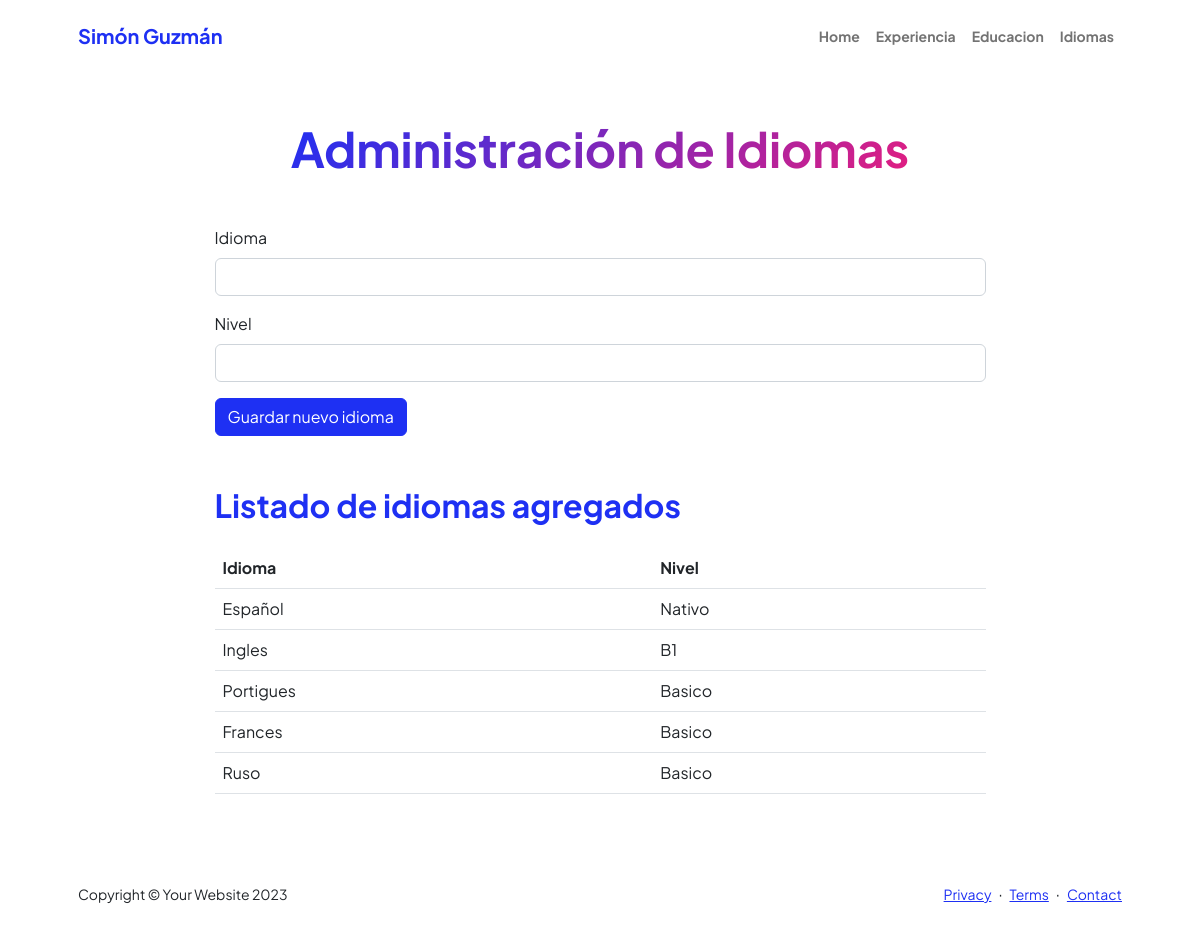
Screenshot of /AppCurriculum/idiomas with the database file from the repository.
### AppCurriculum/models.py (models this page shows, shortened)
class Idiomas(models.Model):
    idioma = models.CharField(max_length=50)
    nivel = models.CharField(max_length=20)

### AppCurriculum/views.py (the view)
# urls.py: path('idiomas',views.idiomas,name="Idiomas"),
def idiomas(request):
    idiomas = Idiomas.objects.all()
    if request.method == 'POST':
        miFormulario = IdiomaFormulario(request.POST)
        if miFormulario.is_valid():
            informacion = miFormulario.cleaned_data
            exp = Idiomas(idioma=informacion['idioma'],nivel=informacion['nivel'])
            exp.save()
            miFormulario = IdiomaFormulario()
            return render(request,"AppCurriculum/idiomas.html",{"idiomas":idiomas,"miFormulario":miFormulario,"resp":"Datos guardados Correctamente"})
    else:
        miFormulario = IdiomaFormulario()
    return render(request,"AppCurriculum/idiomas.html",{"idiomas":idiomas,"miFormulario":miFormulario})

### AppCurriculum/forms.py
class IdiomaFormulario(forms.Form):
    idioma = forms.CharField(label='Idioma', max_length=100,widget=forms.TextInput(attrs={'class': 'form-control'}))
    nivel = forms.CharField(label='Nivel', max_length=100,widget=forms.TextInput(attrs={'class': 'form-control'}))
    def __init__(self, *args, **kwargs):
        super().__init__(*args, **kwargs)
        self.helper = FormHelper(self)
        self.helper.layout = Layout(
            'idioma',
            'nivel',
            Submit('submit', 'Guardar', css_class='btn btn-primary')
        )

### AppCurriculum/templates/AppCurriculum/idiomas.html (shortened to what this page needs)
{% extends "AppCurriculum/template.html" %}
{% load static %}
{% block datosDinamicos %}
<div class="container px-5 my-5">
    <div class="text-center mb-5">
        <h1 class="display-5 fw-bolder mb-0"><span class="text-gradient d-inline">Administración de Idiomas</span></h1>
    </div>
    <div class="row gx-5 justify-content-center">
        <div class="col-lg-11 col-xl-9 col-xxl-8">
              <section style="margin-bottom: 50px;">
              <form action="" method="POST" class="mb-3">{% csrf_token %}
                <div class="mb-3">
                  <label for="{{ miFormulario.idioma.id_for_label }}" class="form-label">{{ miFormulario.idioma.label }}</label>
                  {{ miFormulario.idioma }}
              </div>
              <div class="mb-3">
                  <label for="{{ miFormulario.nivel.id_for_label }}" class="form-label">{{ miFormulario.nivel.label }}</label>
                  {{ miFormulario.nivel }}
              </div>
              <div class="mb-3">
                <input class="btn btn-primary" type="submit" value="Guardar nuevo idioma">
              </div>
              </form>
            </section>
            <section>
                <table class="table caption-top">
                    <div class="d-flex align-items-center justify-content-between mb-4">
                        <h2 class="text-primary fw-bolder mb-0">Listado de idiomas agregados</h2>
                    </div>
                    <thead>
                      <tr>
                        <th scope="col">Idioma</th>
                        <th scope="col">Nivel</th>
                      </tr>
                    </thead>
                    <tbody>
                      {% for info in idiomas %}
                      <tr>
                        <td>{{info.idioma}}</td>
                        <td>{{info.nivel}}</td>
                      </tr>
                      {% endfor%}
                    </tbody>
                </table>
            </section>
        </div>
    </div>
</div>
{% endblock %}

### rows the page displays
Idiomas: idioma "Español", nivel "Nativo"
Idiomas: idioma "Ingles", nivel "B1"
Idiomas: idioma "Portigues", nivel "Basico"
Idiomas: idioma "Frances", nivel "Basico"
Idiomas: idioma "Ruso", nivel "Basico"

### other values shown
{{ miFormulario.idioma.label }} "Idioma"
{{ miFormulario.nivel.label }} "Nivel"
